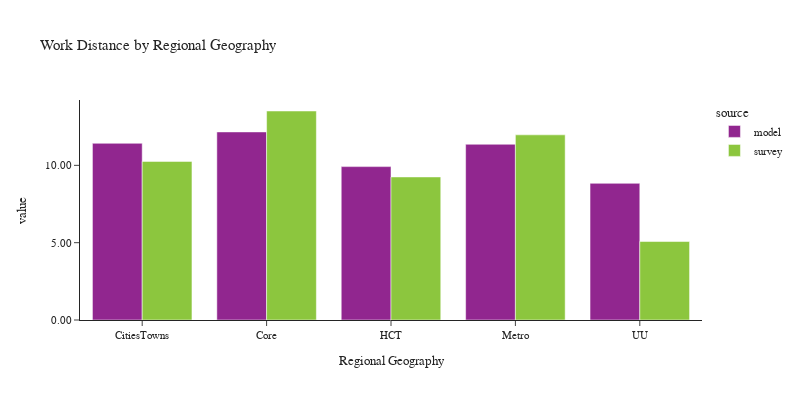

The cell this chart's notebook holds for it:
### Code cell
plot_work_location(df_workers, 'rg_proposed_work', 'Regional Geography', 'Regional Geography')

### Figure 1 — Plotly figure (JSON) as saved in the notebook; plotly's stock layout.template omitted (floating-point values rounded to 4 significant figures)
{"data": [{"alignmentgroup": "True", "customdata": [[120309], [635171], [295168], [1011409], [34499]], "hovertemplate": "source=model<br>rg_proposed_work=%{x}<br>value=%{y}<br>sample count=%{customdata[0]}<extra></extra>", "legendgroup": "model", "marker": {"color": "#91268F", "pattern": {"shape": ""}}, "name": "model", "offsetgroup": "model", "orientation": "v", "showlegend": true, "textposition": "auto", "type": "bar", "x": ["CitiesTowns", "Core", "HCT", "Metro", "UU"], "xaxis": "x", "y": [11.43, 12.16, 9.919, 11.36, 8.838], "yaxis": "y"}, {"alignmentgroup": "True", "customdata": [[340], [813], [469], [699], [58]], "hovertemplate": "source=survey<br>rg_proposed_work=%{x}<br>value=%{y}<br>sample count=%{customdata[0]}<extra></extra>", "legendgroup": "survey", "marker": {"color": "#8CC63E", "pattern": {"shape": ""}}, "name": "survey", "offsetgroup": "survey", "orientation": "v", "showlegend": true, "textposition": "auto", "type": "bar", "x": ["CitiesTowns", "Core", "HCT", "Metro", "UU"], "xaxis": "x", "y": [10.26, 13.51, 9.25, 11.97, 5.074], "yaxis": "y"}], "layout": {"barmode": "group", "font": {"size": 11}, "height": 400, "legend": {"title": {"text": "source"}, "tracegroupgap": 0}, "title": {"text": "Work Distance by Regional Geography"}, "width": 800, "xaxis": {"anchor": "y", "domain": [0.0, 1.0], "title": {"text": "Regional Geography"}}, "yaxis": {"anchor": "x", "domain": [0.0, 1.0], "tickformat": ".2f", "title": {"text": "value"}}}}
